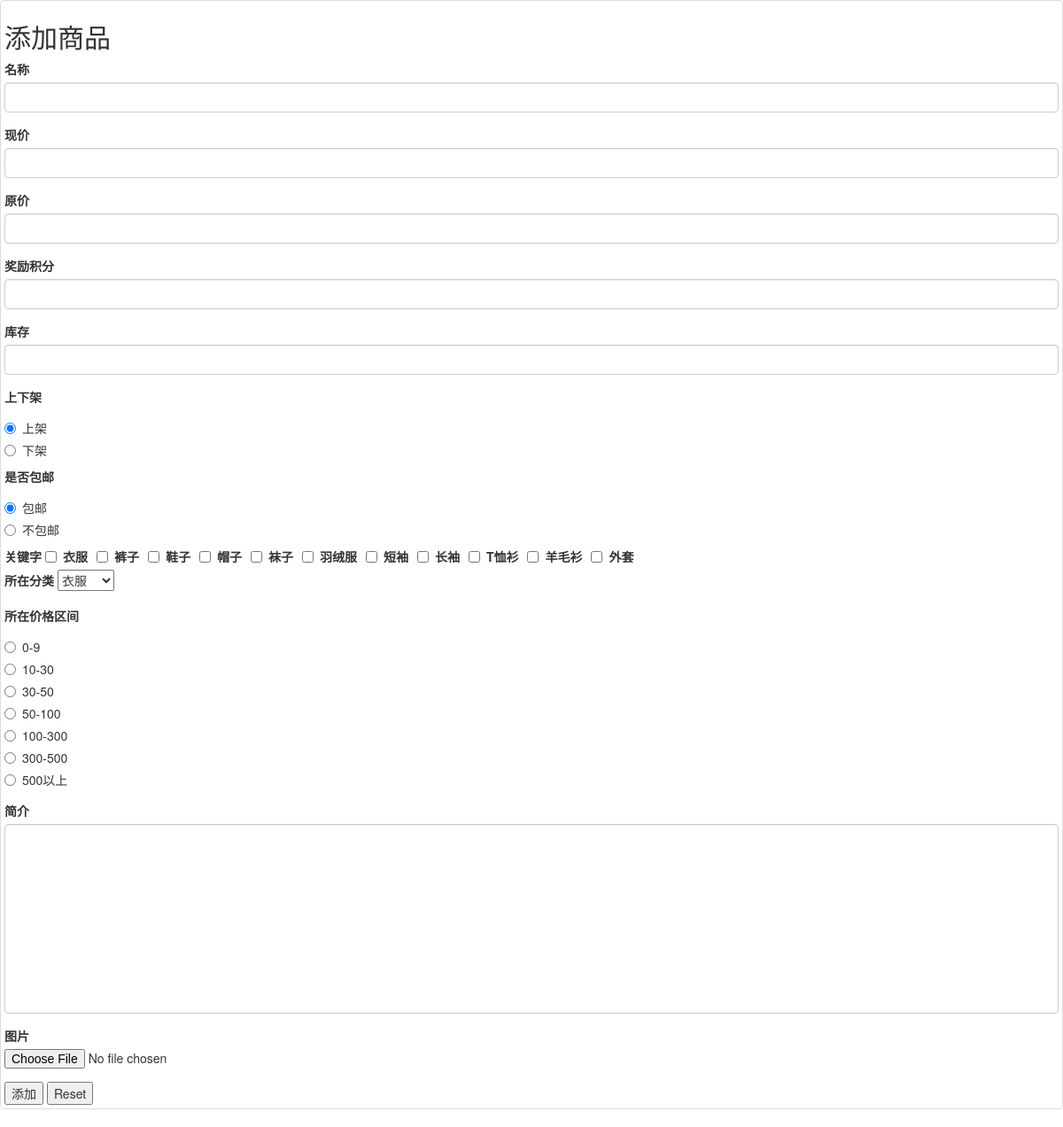
The page /mySite/admin/shop/add.php (signed in) on the database its author committed.
### tables this page shows
CREATE TABLE `keywords` (
  `id` int(10) UNSIGNED NOT NULL COMMENT 'id' AUTO_INCREMENT primary key,
  `keyword` varchar(100) NOT NULL COMMENT '关键字',
  `frequency` int(10) UNSIGNED NOT NULL DEFAULT '0'
);

CREATE TABLE `pricesection` (
  `id` int(10) UNSIGNED NOT NULL COMMENT 'id' AUTO_INCREMENT primary key,
  `section` varchar(30) NOT NULL COMMENT '价格区间'
);

### mySite/admin/shop/add.php (the view, shortened to what this page needs)
<?php
include "../../public/common/config.php";
$sqlkey="select * from keywords";
$smtkey=$pdo->prepare($sqlkey);
$smtkey->execute();
$rowskey=$smtkey->fetchAll();
$sqlclass="select * from bclassify";
$smtclass=$pdo->prepare($sqlclass);
$smtclass->execute();
$rowsclass=$smtclass->fetchAll();
$sqlprice="select * from priceSection";
$smtprice=$pdo->prepare($sqlprice);
$smtprice->execute();
$rowsprice=$smtprice->fetchAll();
 ?>
<!doctype html>
<html lang="en">
<head>
	<link rel="stylesheet" href="../../public/css/bootstrap.min.css">
	<link rel="stylesheet" href="../public/css/index.css">
</head>
<body>
	<div class="thumbnail">
    	<h2>添加商品</h2>
		<form action="insert.php" method="post" enctype="multipart/form-data">
			<div class="form-group">
				<label>名称</label>
				<input type="text" class="form-control" name="name">
			</div>
			<div class="form-group">
				<label>现价</label>
				<input type="text" class="form-control" name="currentPrice">
			</div>
			<div class="form-group">
				<label>原价</label>
				<input type="text" class="form-control" name="originalPrice">
			</div>
			<div class="form-group">
				<label>奖励积分</label>
				<input type="text" class="form-control" name="award">
			</div>
			<div class="form-group">
				<label>库存</label>
				<input type="text" class="form-control" name="repertory">
			</div>
			<div>
				<label>上下架</label>
				<div class="radio">
					<label>
						<input type="radio" name="goodsShelf" value="1" checked>上架
					</label>
				</div>
				<div class="radio">
					<label>
						<input type="radio" name="goodsShelf" value="0">下架
					</label>
				</div>
			</div>
			<div>
				<label>是否包邮</label>
				<div class="radio">
					<label>
						<input type="radio" name="mail" value="1" checked>包邮
					</label>
				</div>
				<div class="radio">
					<label>
						<input type="radio" name="mail" value="0">不包邮
					</label>
				</div>
			</div>
			<div>
				<label>关键字</label>
				<?php
					foreach ($rowskey as $rowkey) {
						echo "<div class='checkbox-inline'>
								<label>
									<input type='checkbox' name='keyword_id[]' value='{$rowkey['id']}'>{$rowkey['keyword']}
								</label>
							</div>";
					}
				 ?>
			</div>
			<div class="form-group">
				<label>所在分类</label>
				<select name="lclassify_id">
					<?php
						foreach ($rowsclass as $rowclass) {
							$sqllclass="select lclassify.* from lclassify,bclassify where lclassify.bclassify_id=bclassify.id&&bclassify.id={$rowclass['id']}";
							$smtlclass=$pdo->prepare($sqllclass);
							$smtlclass->execute();
							$rowslclass=$smtlclass->fetchAll();
							foreach ($rowslclass as $rowlclass) {
								echo "<option value='{$rowlclass['id']}'>{$rowlclass['name']}</option>";
							}
						}
					 ?>
				</select>
			</div>
			<div class="form-group">
				<label>所在价格区间</label>
				<?php
					foreach ($rowsprice as $rowprice) {
						echo "<div class='radio'>
								<label>
									<input type='radio' name='pricesection_id' value='{$rowprice['id']}'>${rowprice['section']}
								</label>
							</div>";
					}
				 ?>
			</div>
			<div class="form-group">
				<label>简介</label>
				<textarea name="intro" cols="30" rows="10" style="resize:none" class="form-control"></textarea>
			</div>
			<div class="form-group">
				<label >图片</label>
				<input type="file" name="file">
			</div>
			<input type="submit" value="添加">
			<input type="reset">
		</form>
    </div>
</body>
</html>

### mySite/admin/public/css/index.css (style rules this page uses)
body { min-width: 500px; }

### rows shown on the page
keywords: keyword "衣服"
keywords: keyword "裤子"
keywords: keyword "鞋子"
keywords: keyword "帽子"
keywords: keyword "袜子"
keywords: keyword "羽绒服"
keywords: keyword "短袖"
keywords: keyword "长袖"
keywords: keyword "T恤衫"
keywords: keyword "羊毛衫"
keywords: keyword "外套"
pricesection: section "0-9"
pricesection: section "10-30"
pricesection: section "30-50"
pricesection: section "50-100"
pricesection: section "100-300"
pricesection: section "300-500"
pricesection: section "500以上"

### other values the page prints
form field lclassify_id "衣服"
